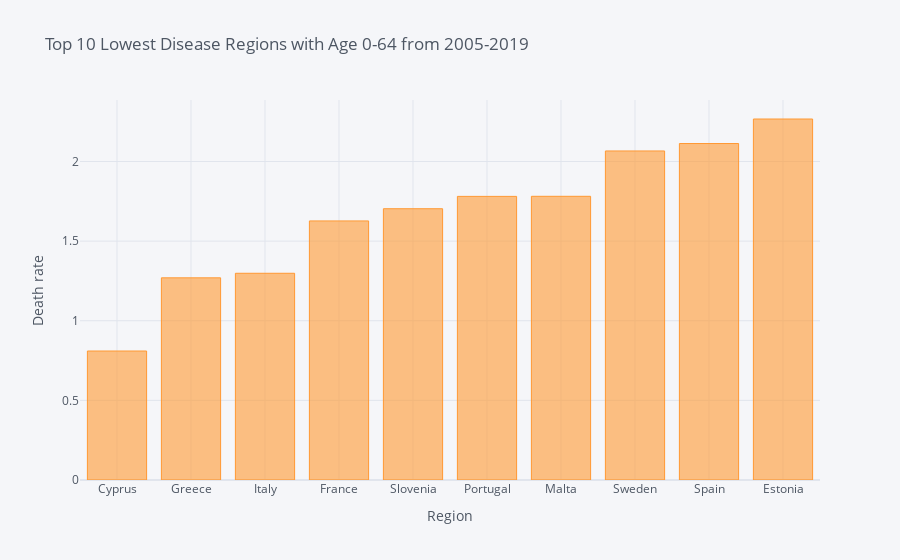

Here is the notebook cell this chart was saved with:
### Code cell
plt.figure(figsize=[40,19])

sregion10_64 = sdr_country_64.nsmallest(n=10)

sregion10_64.iplot(kind='bar', xTitle='Region',
                  yTitle='Death rate', title='Top 10 Lowest Disease Regions with Age 0-64 from 2005-2019')

### Figure 1 — Plotly figure (JSON) as saved in the notebook; plotly's stock layout.template omitted (floating-point values rounded to 4 significant figures)
{"data": [{"marker": {"color": "rgba(255, 153, 51, 0.6)", "line": {"color": "rgba(255, 153, 51, 1.0)", "width": 1}}, "name": "None", "orientation": "v", "text": "", "type": "bar", "x": ["Cyprus", "Greece", "Italy", "France", "Slovenia", "Portugal", "Malta", "Sweden", "Spain", "Estonia"], "y": [0.81, 1.269, 1.298, 1.627, 1.703, 1.781, 1.781, 2.066, 2.113, 2.267]}], "layout": {"autosize": true, "legend": {"bgcolor": "#F5F6F9", "font": {"color": "#4D5663"}}, "paper_bgcolor": "#F5F6F9", "plot_bgcolor": "#F5F6F9", "title": {"font": {"color": "#4D5663"}, "text": "Top 10 Lowest Disease Regions with Age 0-64 from 2005-2019"}, "xaxis": {"autorange": true, "gridcolor": "#E1E5ED", "range": [-0.5, 9.5], "showgrid": true, "tickfont": {"color": "#4D5663"}, "title": {"font": {"color": "#4D5663"}, "text": "Region"}, "type": "category", "zerolinecolor": "#E1E5ED"}, "yaxis": {"autorange": true, "gridcolor": "#E1E5ED", "range": [0, 2.386], "showgrid": true, "tickfont": {"color": "#4D5663"}, "title": {"font": {"color": "#4D5663"}, "text": "Death rate"}, "type": "linear", "zerolinecolor": "#E1E5ED"}}}
